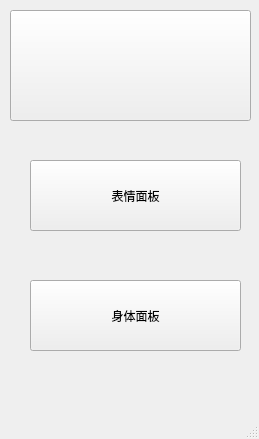
<?xml version="1.0" encoding="UTF-8"?>
<ui version="4.0">
 <class>CJW_facial_Action_win</class>
 <widget class="QMainWindow" name="CJW_facial_Action_win">
  <property name="geometry">
   <rect>
    <x>0</x>
    <y>0</y>
    <width>259</width>
    <height>439</height>
   </rect>
  </property>
  <property name="windowTitle">
   <string>North_renderTools</string>
  </property>
  <property name="styleSheet">
   <string notr="true"/>
  </property>
  <widget class="QWidget" name="centralwidget">
   <widget class="QPushButton" name="pic_button">
    <property name="geometry">
     <rect>
      <x>10</x>
      <y>10</y>
      <width>241</width>
      <height>111</height>
     </rect>
    </property>
    <property name="text">
     <string/>
    </property>
    <property name="icon">
     <iconset>
      <normaloff>Z:/Resource/Support/Python/2.6-x64/Lib/site-packages/idmt/maya/norch/QT/icon/20130731185241_MYRj2_thumb_600_0.bmp</normaloff>Z:/Resource/Support/Python/2.6-x64/Lib/site-packages/idmt/maya/norch/QT/icon/20130731185241_MYRj2_thumb_600_0.bmp</iconset>
    </property>
    <property name="iconSize">
     <size>
      <width>1136</width>
      <height>471</height>
     </size>
    </property>
    <property name="shortcut">
     <string/>
    </property>
   </widget>
   <widget class="QPushButton" name="pushButton">
    <property name="geometry">
     <rect>
      <x>30</x>
      <y>160</y>
      <width>211</width>
      <height>71</height>
     </rect>
    </property>
    <property name="text">
     <string>表情面板</string>
    </property>
    <property name="+command" stdset="0">
     <string>&quot;from RIG.face_BS import CJW_facial_rig_H_py_v1\nreload(CJW_facial_rig_H_py_v1)\nCJW_facial_rig_H_py_v1.CJW_facial_rig_H_py_v1_Class().CJW_H_Facial_GUI()&quot;</string>
    </property>
   </widget>
   <widget class="QPushButton" name="pushButton_2">
    <property name="geometry">
     <rect>
      <x>30</x>
      <y>280</y>
      <width>211</width>
      <height>71</height>
     </rect>
    </property>
    <property name="text">
     <string>身体面板</string>
    </property>
    <property name="+command" stdset="0">
     <string>&quot;from RIG.face_BS import CJW_facial_rig_H_py_v1\nreload(CJW_facial_rig_H_py_v1)\nCJW_facial_rig_H_py_v1.CJW_facial_rig_H_py_v1_Class().CJW_H_Body_GUI()&quot;</string>
    </property>
   </widget>
  </widget>
  <widget class="QMenuBar" name="menubar">
   <property name="geometry">
    <rect>
     <x>0</x>
     <y>0</y>
     <width>259</width>
     <height>21</height>
    </rect>
   </property>
  </widget>
  <widget class="QStatusBar" name="statusbar"/>
 </widget>
 <resources/>
 <connections/>
</ui>
